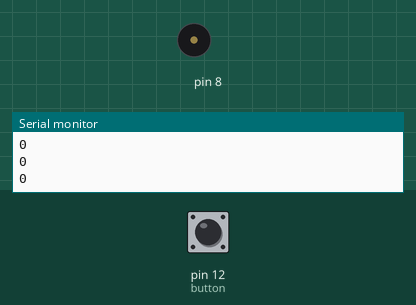
The sketch below on a simulated Arduino Uno, built with avr-gcc and run on an emulated ATmega328P. Shown: buzzer (waves = sounding), the last lines printed to the serial monitor. The test bench sets the inputs (shaded band); at power-on: pin 12 (button) LOW.

Above: at 1.8 s.
1.9 s: pin 12 (button) pulled HIGH for 0.5 s
At 3.6 s:
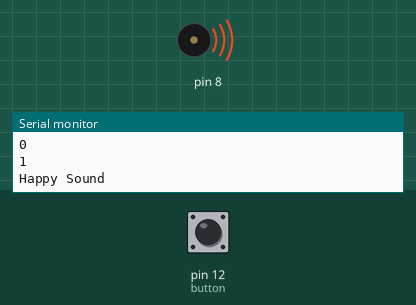
Timing chart, 0 to 11.4 s (numbered marks = the images above; inputs shaded):
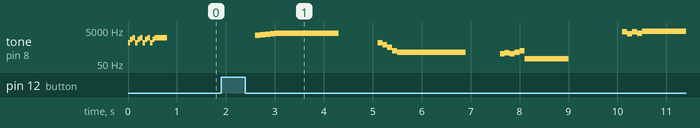

Measured:
- after the input at 1.9 s, tone on pin 8: plays 2500 Hz for 0.10 s, 2600 Hz for 0.10 s, 2800 Hz for 0.10 s, 3000 Hz for 0.10 s, 3200 Hz for 1.3 s, 900 Hz for 0.10 s … (21 notes in this stretch), starting after 0.70 s
- by itself, tone on pin 8: plays 900 Hz for 0.05 s, 1400 Hz for 0.05 s, 1800 Hz for 0.05 s, 900 Hz for 0.05 s, 1400 Hz for 0.05 s, 1800 Hz for 0.05 s … (12 notes in this stretch)

The sketch:

5sound.ino
```cpp
int button = 12;

void setup() {
  // put your setup code here, to run once:
  pinMode(button, INPUT);
  Serial.begin(9600);

  //Staring sound
  int i = 0;
  Serial.println("Begin Sound: Phone Ring");
  while(i<4){
    tone(8,900, 1500);
    delay(50);
    tone(8,1400, 600);
    delay(50);
    tone(8,1800, 250);
    delay(50);
    i+=1;
  }


}

void loop() {
  // put your main code here, to run repeatedly:
  int buttonState = digitalRead(button);
  Serial.println(buttonState);
  delay(400);
  if(buttonState == 1){
     //Happy Sound
     Serial.println("Happy Sound");
     tone(8, 2500,700);
     delay(100);
     tone(8, 2600,800);
     delay(100);
     tone(8, 2800,1000);
     delay(100);
     tone(8, 3000,800);
     delay(100);
     tone(8, 3200,1300);
     delay(100);

     //Set Interval
     delay(2000);

     //Sad Sound
     Serial.println("Sad Sound");
     tone(8, 900,1300);
     delay(100);
     tone(8, 700,1200);
     delay(100);
     tone(8, 500,700);
     delay(100);
     tone(8, 300,900);
     delay(100);
     tone(8, 250,1400);
     delay(100);

     //Set Interval
     delay(2000);

     //Go to sleep sound
     Serial.println("Sleep Sound");
     tone(8, 200, 300);
     delay(100);
     tone(8, 230, 400);
     delay(100);
     tone(8, 200, 500);
     delay(100);
     tone(8, 250, 700);
     delay(100);
     tone(8, 300, 700);
     delay(100);
     tone(8, 100, 900);

     delay(2000);

     //wake up sound
     Serial.println("Wake up Sound");
      tone(8,4000, 600);
      delay(100);
      tone(8,3000, 1000);
      delay(100);
      tone(8,4000, 600);
      delay(100);
      tone(8,3250, 1000);
      delay(100);
      tone(8,4200, 1000);
      delay(100);

      delay(2000);

      //Happy Sleep Sound 1 1 5 5 6 6 5 -4 4 3 3 2 2 1
      Serial.print("Happy Sleep Sound");
      tone(8,1047, 500);
      delay(600);
      tone(8,1047, 500);
      delay(600);
      tone(8,1397, 500);
      delay(600);
      tone(8,1397, 500);
      delay(600);
      tone(8,1568, 500);
      delay(600);
      tone(8,1568, 500);
      delay(600);
      tone(8,1397, 500);
      delay(1300);
      tone(8,1319, 500);
      delay(600);
      tone(8,1319, 500);
      delay(600);
      tone(8,1245, 500);
      delay(600);
      tone(8,1245, 500);
      delay(600);
      tone(8,1175, 500);
      delay(600);
      tone(8,1175, 500);
      delay(600);
      tone(8,1047, 500);

      delay(2000);


  }

}
```
